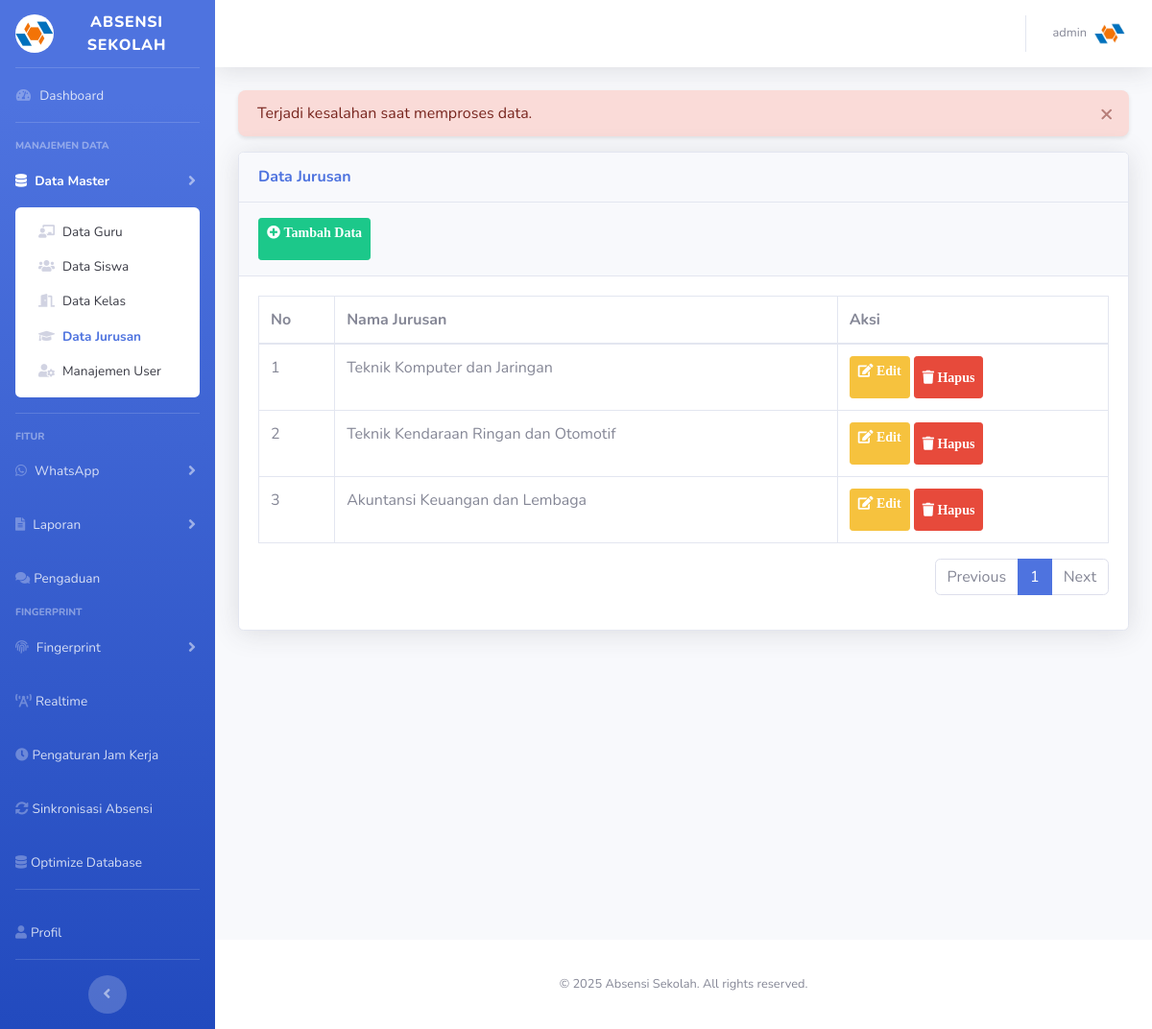
The page /admin/jurusan/list_jurusan.php?status=error (signed in) on the database its author committed.
### tables this page shows
CREATE TABLE `jurusan` (
  `id_jurusan` int(11) NOT NULL,
  `nama_jurusan` varchar(50) NOT NULL
);

### admin/jurusan/list_jurusan.php (the view, shortened to what this page needs)
<?php
include '../../templates/header.php';
include '../../templates/sidebar.php';
$page = isset($_GET['page']) ? (int)$_GET['page'] : 1;
$limit = 10;
$offset = ($page - 1) * $limit;
include '../../includes/db.php';
$stmt = $conn->query("SELECT SQL_CALC_FOUND_ROWS * FROM jurusan LIMIT $limit OFFSET $offset");
$jurusan_list = $stmt->fetchAll(PDO::FETCH_ASSOC);
$total = $conn->query("SELECT FOUND_ROWS()")->fetchColumn();
$totalPages = ceil($total / $limit);
$status = isset($_GET['status']) ? $_GET['status'] : '';
$message = '';
switch ($status) {
    case 'error':
        $message = isset($_GET['message']) ? $_GET['message'] : 'Terjadi kesalahan saat memproses data.';
        $alert_class = 'alert-danger';
        break;
}
?>
<div id="content-wrapper" class="d-flex flex-column">
    <div id="content">
        <?php include '../../templates/navbar.php'; ?>
        <div class="container-fluid">
            <?php if (!empty($message)): ?>
                <div class="alert <?php echo $alert_class; ?> alert-dismissible fade show" role="alert">
                    <?php echo $message; ?>
                    <button type="button" class="close" data-dismiss="alert" aria-label="Close">
                        <span aria-hidden="true">&times;</span>
                    </button>
                </div>
            <?php endif; ?>
            <div class="row">
                <div class="col-lg-12">
                    <div class="card shadow mb-4">
                        <div class="card-header py-3">
                            <h6 class="m-0 font-weight-bold text-primary">Data Jurusan</h6>
                        </div>
                        <div class="card-header py-3">
                            <a href="tambah_jurusan.php" class="btn btn-success btn-sm"><i class="fas fa-plus-circle"> Tambah Data</i></a>
                        </div>
                        <div class="card-body">
                            <table class="table table-bordered">
                                <thead>
                                    <tr>
                                        <th>No</th>
                                        <th>Nama Jurusan</th>
                                        <th>Aksi</th>
                                    </tr>
                                </thead>
                                <tbody>
                                    <?php foreach ($jurusan_list as $index => $jurusan): ?>
                                        <tr>
                                            <td><?php echo ($page - 1) * $limit + $index + 1; ?></td>
                                            <td><?php echo htmlspecialchars($jurusan['nama_jurusan']); ?></td>
                                            <td>
                                                <a href="edit_jurusan.php?id=<?php echo $jurusan['id_jurusan']; ?>" class="btn btn-warning btn-sm"><i class="fas fa-edit"> Edit</i></a>
                                                <button type="button" class="btn btn-danger btn-sm btn-hapus-jurusan"
                                                    data-id="<?php echo $jurusan['id_jurusan']; ?>"
                                                    data-nama="<?php echo htmlspecialchars($jurusan['nama_jurusan']); ?>"
                                                    data-toggle="modal" data-target="#hapusModal">
                                                    <i class="fas fa-trash"> Hapus</i>
                                                </button>
                                            </td>
                                        </tr>
                                    <?php endforeach; ?>
                                </tbody>
                            </table>
                            <nav aria-label="Page navigation example">
                                <ul class="pagination justify-content-end">
                                    <?php if($page > 1): ?>
                                        <li class="page-item">
                                            <a class="page-link" href="?page=<?php echo $page-1; ?>">Previous</a>
                                        </li>
                                    <?php else: ?>
                                        <li class="page-item disabled">
                                            <span class="page-link">Previous</span>
                                        </li>
                                    <?php endif; ?>
                                    <?php for($i=1; $i <= $totalPages; $i++): ?>
                                        <li class="page-item <?php if($page==$i) echo 'active'; ?>">
                                            <a class="page-link" href="?page=<?php echo $i; ?>"><?php echo $i; ?></a>
                                        </li>
                                    <?php endfor; ?>
                                    <?php if($page < $totalPages): ?>
                                        <li class="page-item">
                                            <a class="page-link" href="?page=<?php echo $page+1; ?>">Next</a>
                                        </li>
                                    <?php else: ?>
                                        <li class="page-item disabled">
                                            <span class="page-link">Next</span>
                                        </li>
                                    <?php endif; ?>
                                </ul>
                            </nav>
                        </div>
                    </div>
                </div>
            </div>
        </div>
    </div>
    <?php include '../../templates/footer.php'; ?>

### assets/css/mobile-enhancements.css (style rules this page uses)
.btn { min-height: 44px; min-width: 44px; }
.alert { border-radius: 0.5rem; border: none; box-shadow: 0 2px 4px rgba(0,0,0,0.1); }
.alert-dismissible .close { padding: 0.75rem 1rem; color: inherit; }

### rows shown on the page
jurusan: index "1", nama_jurusan "Teknik Komputer dan Jaringan"
jurusan: index "2", nama_jurusan "Teknik Kendaraan Ringan dan Otomotif"
jurusan: index "3", nama_jurusan "Akuntansi Keuangan dan Lembaga"

### other values the page prints
$message "Terjadi kesalahan saat memproses data."
